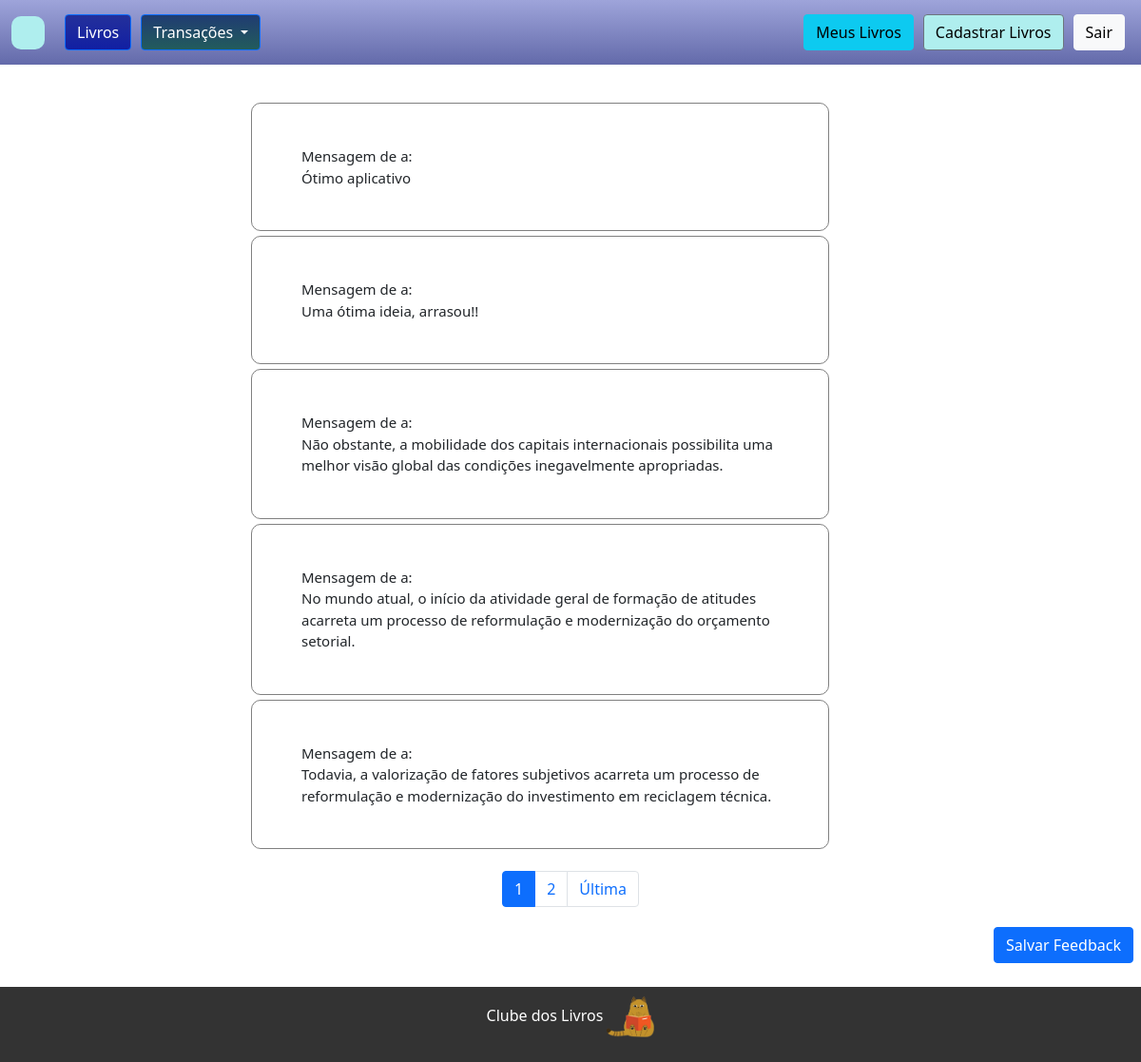
/feedbacks (signed in), run on the app's committed database.
### books/models.py (models this page shows, shortened)
class Feedbacks(models.Model):
    mensagem = models.TextField()
    usuario = models.ForeignKey(User, on_delete=models.CASCADE, null=True, blank=True)

### books/views.py (the view)
# urls.py: path('feedbacks', views.feedbacks, name='feedbacks'),
def feedbacks(request):
    dados = Feedbacks.objects.all()
    itens_por_pagina = 5
    paginator = Paginator(dados, itens_por_pagina)
    pagina = request.GET.get('pagina')
    dados_paginados = paginator.get_page(pagina)
    return render(request, 'FeedbackList.html', {'dados_paginados': dados_paginados})

### books/templates/FeedbackList.html (shortened to what this page needs)
{% extends 'base.html' %}
{% block content %}
{% load static %}
<link rel="stylesheet" href="{% static 'css/style.css' %}">
<div class="wrapper">
  <div class="containerListBooks">
    <ul class="list-group list-group-flush">
      <li class="list-group-item">
        {% for feedback in dados_paginados %}
        <div class="card-feedback" style="font-size: 15px;">
          <div class="card-body">
            <ul class="list-group list-group-flush" style="width: 100%;">
              <li class="list-group-item">Mensagem de {{ feedback.usuario.username }}:
                <br>
                {{ feedback.mensagem }}</li>
            </ul>
          </div>
        </div>
        {% empty %}
        <p>Nenhum feedback foi cadastrado.</p>
        {% endfor %}
      </li>
    </ul>
  </div>
</div>
<div>
  <nav aria-label="Page navigation example">
    <ul class="pagination justify-content-center">
      {% for num_pagina in dados_paginados.paginator.page_range %}
      <li class="page-item {% if dados_paginados.number == num_pagina %}active{% endif %}">
        <a class="page-link" href="?pagina={{ num_pagina }}">{{ num_pagina }}</a>
      </li>
      {% endfor %}
      {% if dados_paginados.has_next %}
      <li class="page-item">
        <a class="page-link" href="?pagina={{ dados_paginados.paginator.num_pages }}">Última</a>
      </li>
      {% endif %}
    </ul>
  </nav>
</div>
<div class="d-grid gap-2 d-md-flex justify-content-md-end">
    {% if user.is_authenticated %}
<a href="{% url 'addFeedback' %}" class="btn btn-primary me-md-2" type="button">Salvar Feedback</a>
{% endif%}  </div>
{% endblock %}

### static/css/style.css (style rules this page uses)
.wrapper { flex-grow: 1; }
.btn, btn-light { margin: 5px; }
.containerListBooks { margin-top: 85px; flex-wrap: wrap; width: 100%; height: auto; padding: 10px; display: flex; justify-content: center; align-items: center; overflow: auto; }
.card-feedback { margin-top: 5px; margin-bottom: 5px; margin-left: 2px; margin-right: 2px; display: flex; padding: 20px; border: 1px solid grey; border-radius: 10px; justify-content: center; align-items: center; height: auto; width: 90%; }
.list-group, list-group-flush { width: 85%; }
@media (min-width: 769px) { .list-group, list-group-flush { width: 60%; } }

### data on the page
Feedbacks: usuario.username "a", mensagem "Ótimo aplicativo"
Feedbacks: usuario.username "a", mensagem "Uma ótima ideia, arrasou!!"
Feedbacks: usuario.username "a", mensagem "Não obstante, a mobilidade dos capitais internacionais possibilita uma melhor visão global das condições inegavelmente apropriadas."
Feedbacks: usuario.username "a", mensagem "No mundo atual, o início da atividade geral de formação de atitudes acarreta um processo de reformulação e modernização do orçamento setorial."
Feedbacks: usuario.username "a", mensagem "Todavia, a valorização de fatores subjetivos acarreta um processo de reformulação e modernização do investimento em reciclagem técnica."

### other printed values
{{ num_pagina }} "1" "2"
